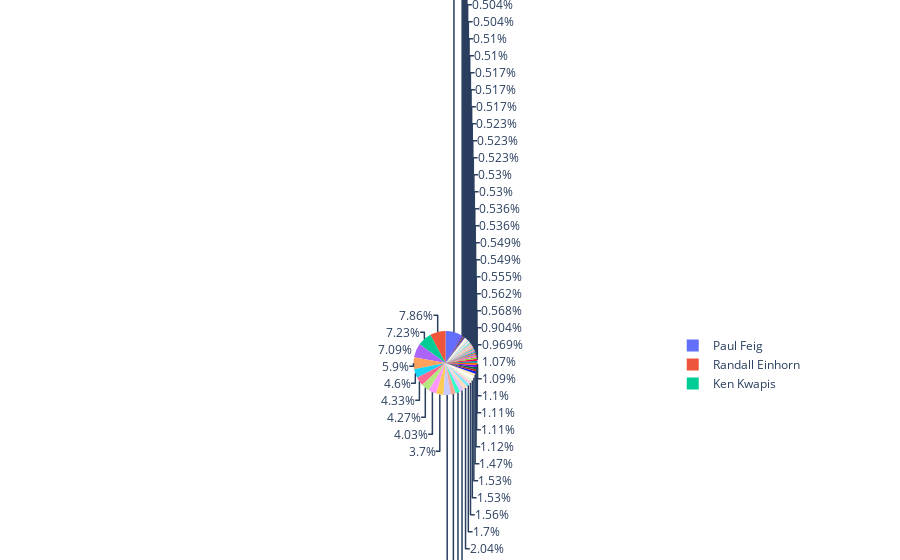

Source (notebook cell):
### Code cell
# ratings x director

fig = px.pie(df, values='Ratings', names='Director')
fig.show()

### Figure 1 — Plotly figure (JSON) as saved in the notebook; plotly's stock layout.template omitted (floating-point values rounded to 4 significant figures; data arrays with more than 128 entries replaced by an {"elided": "..."} marker saying what was removed)
{"data": [{"domain": {"x": [0, 1], "y": [0, 1]}, "hovertemplate": "Director=%{label}<br>Ratings=%{value}<extra></extra>", "labels": {"elided": "188 str values"}, "legendgroup": "", "name": "", "showlegend": true, "type": "pie", "values": {"elided": "188 float values"}}], "layout": {"legend": {"tracegroupgap": 0}, "margin": {"t": 60}}}
